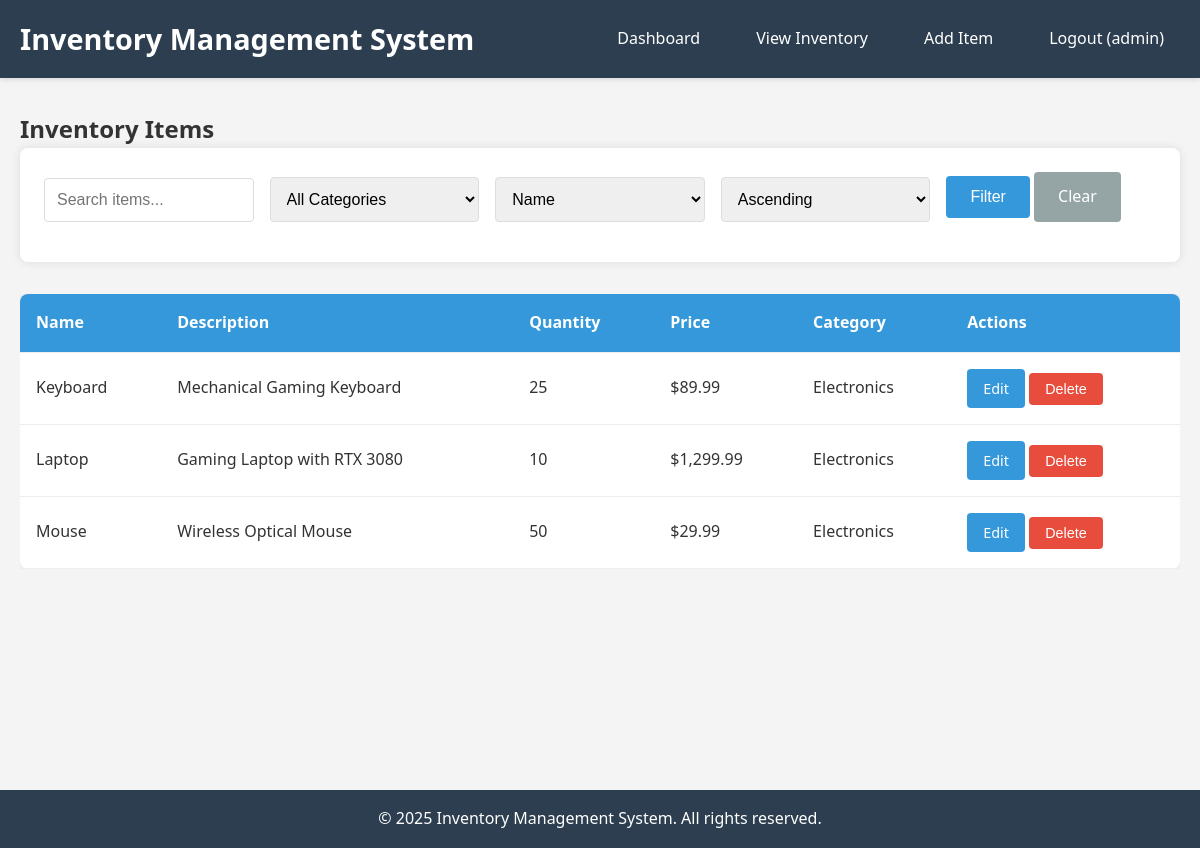
Page /view_inventory.php (signed in) on the committed database.
### tables this page shows
CREATE TABLE inventory_items (
    id INT AUTO_INCREMENT PRIMARY KEY,
    user_id INT NOT NULL,
    item_name VARCHAR(100) NOT NULL,
    description TEXT,
    quantity INT NOT NULL DEFAULT 0,
    price DECIMAL(10, 2) NOT NULL,
    category VARCHAR(50),
    created_at TIMESTAMP DEFAULT CURRENT_TIMESTAMP,
    updated_at TIMESTAMP DEFAULT CURRENT_TIMESTAMP ON UPDATE CURRENT_TIMESTAMP,
    FOREIGN KEY (user_id) REFERENCES users(id) ON DELETE CASCADE
);

### view_inventory.php (the view, shortened to what this page needs)
<?php
include 'includes/header.php';
$conn = getDBConnection();
$search = '';
$sort_by = 'item_name';
$sort_order = 'ASC';
$sql = "SELECT * FROM inventory_items WHERE user_id = ?";
$params = [$_SESSION['user_id']];
$types = "i";
$sql .= " ORDER BY $sort_by $sort_order";
$stmt = $conn->prepare($sql);
$stmt->bind_param($types, ...$params);
$stmt->execute();
$result = $stmt->get_result();
?>
<div class="container">
    <h2>Inventory Items</h2>
    <div class="filter-section">
        <form method="GET" action="">
            <div class="form-row">
                <div class="form-group">
                    <input type="text" name="search" placeholder="Search items..." value="<?php echo htmlspecialchars($search); ?>">
                </div>
                <div class="form-group">
                    <select name="category">
                        <option value="">All Categories</option>
                    </select>
                </div>
                <div class="form-group">
                    <select name="sort_by">
                        <option value="item_name" <?php echo $sort_by === 'item_name' ? 'selected' : ''; ?>>Name</option>
                    </select>
                </div>
                <div class="form-group">
                    <select name="sort_order">
                        <option value="ASC" <?php echo $sort_order === 'ASC' ? 'selected' : ''; ?>>Ascending</option>
                    </select>
                </div>
                <div class="form-group">
                    <button type="submit" class="btn">Filter</button>
                    <a href="view_inventory.php" class="btn btn-secondary">Clear</a>
                </div>
            </div>
        </form>
    </div>
    <?php if ($result->num_rows > 0): ?>
        <div class="table-responsive">
            <table class="inventory-table">
                <thead>
                    <tr>
                        <th>Name</th>
                        <th>Description</th>
                        <th>Quantity</th>
                        <th>Price</th>
                        <th>Category</th>
                        <th>Actions</th>
                    </tr>
                </thead>
                <tbody>
                    <?php while ($item = $result->fetch_assoc()): ?>
                        <tr>
                            <td><?php echo htmlspecialchars($item['item_name']); ?></td>
                            <td><?php echo htmlspecialchars($item['description']); ?></td>
                            <td class="<?php echo $item['quantity'] < 5 ? 'low-stock' : ''; ?>">
                                <?php echo $item['quantity']; ?>
                            </td>
                            <td>$<?php echo number_format($item['price'], 2); ?></td>
                            <td><?php echo htmlspecialchars($item['category']); ?></td>
                            <td>
                                <a href="add_item.php?edit=<?php echo $item['id']; ?>" class="btn btn-small">Edit</a>
                                <form method="POST" action="add_item.php" style="display: inline;" onsubmit="return confirm('Are you sure you want to delete this item?');">
                                    <button type="submit" name="delete_item" class="btn btn-small btn-danger">Delete</button>
                                </form>
                            </td>
                        </tr>
                    <?php endwhile; ?>
                </tbody>
            </table>
        </div>
    <?php endif; ?>
</div>
<?php include 'includes/footer.php'; ?>

### includes/header.php (shortened to what this page needs)
<!DOCTYPE html>
<html lang="en">
<head>
    <link rel="stylesheet" href="assets/css/style.css">
</head>
<body>
    <header>
        <div class="container">
            <div class="header-content">
                <h1>Inventory Management System</h1>
                <nav>
                    <ul>
                        <li><a href="dashboard.php">Dashboard</a></li>
                        <li><a href="view_inventory.php">View Inventory</a></li>
                        <li><a href="add_item.php">Add Item</a></li>
                        <li><a href="logout.php">Logout (<?php echo htmlspecialchars($_SESSION['username']); ?>)</a></li>
                    </ul>
                </nav>
            </div>
        </div>
    </header>
    <main>

### includes/footer.php (shortened to what this page needs)
    </main>
    <footer>
        <div class="container">
            <p>&copy; 2025 Inventory Management System. All rights reserved.</p>
        </div>
    </footer>
</body>
</html>

### assets/css/style.css (style rules this page uses)
* { margin: 0; padding: 0; box-sizing: border-box; }
body { font-family: 'Segoe UI', Tahoma, Geneva, Verdana, sans-serif; line-height: 1.6; color: #333; background-color: #f4f4f4; }
.container { max-width: 1200px; margin: 0 auto; padding: 0 20px; }
header { background-color: #2c3e50; color: white; padding: 1rem 0; box-shadow: 0 2px 5px rgba(0,0,0,0.1); }
.header-content { display: flex; justify-content: space-between; align-items: center; }
.header-content h1 { font-size: 1.8rem; }
nav ul { display: flex; list-style: none; }
nav ul li { margin-left: 1.5rem; }
nav ul li a { color: white; text-decoration: none; padding: 0.5rem 1rem; border-radius: 4px; transition: background-color 0.3s; }
main { min-height: calc(100vh - 120px); padding: 2rem 0; }
.form-group { margin-bottom: 1rem; }
.form-group input, .form-group textarea, .form-group select { width: 100%; padding: 0.75rem; border: 1px solid #ddd; border-radius: 4px; font-size: 1rem; }
.btn { display: inline-block; background-color: #3498db; color: white; padding: 0.75rem 1.5rem; border: none; border-radius: 4px; cursor: pointer; font-size: 1rem; text-decoration: none; text-align: center; transition: background-color 0.3s; }
.btn-secondary { background-color: #95a5a6; }
.btn-danger { background-color: #e74c3c; }
.btn-small { padding: 0.5rem 1rem; font-size: 0.9rem; }
.filter-section { background: white; padding: 1.5rem; border-radius: 8px; box-shadow: 0 0 10px rgba(0,0,0,0.1); margin-bottom: 2rem; }
.form-row { display: flex; flex-wrap: wrap; gap: 1rem; align-items: end; }
.form-row .form-group { flex: 1; min-width: 150px; }
.inventory-table { width: 100%; border-collapse: collapse; background: white; border-radius: 8px; overflow: hidden; box-shadow: 0 0 10px rgba(0,0,0,0.1); }
.inventory-table th, .inventory-table td { padding: 1rem; text-align: left; border-bottom: 1px solid #eee; }
.inventory-table th { background-color: #3498db; color: white; font-weight: bold; }
.table-responsive { overflow-x: auto; }
footer { background-color: #2c3e50; color: white; text-align: center; padding: 1rem 0; margin-top: 2rem; }

### rows in the picture
inventory_items: item_name "Keyboard", description "Mechanical Gaming Keyboard", quantity "25", price "89.99", category "Electronics"
inventory_items: item_name "Laptop", description "Gaming Laptop with RTX 3080", quantity "10", price "1,299.99", category "Electronics"
inventory_items: item_name "Mouse", description "Wireless Optical Mouse", quantity "50", price "29.99", category "Electronics"

### other values in the picture
$_SESSION['username'] "admin"
